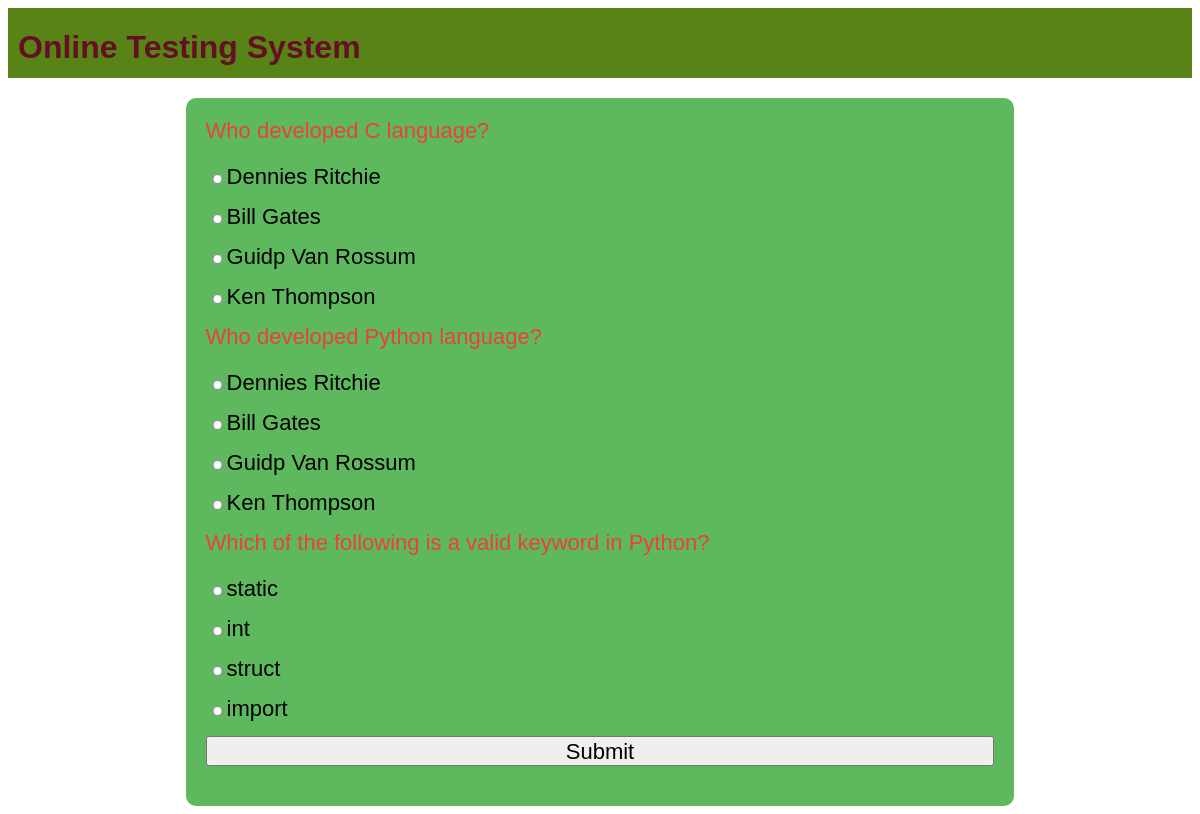
Page /ots/test-paper?n=3 on the committed database.
### ots/models.py (models this page shows)
class Question(models.Model):
    qid=models.BigAutoField(primary_key=True,auto_created=True)
    que=models.TextField()
    a=models.CharField(max_length=255)
    b=models.CharField(max_length=255)
    c=models.CharField(max_length=255)
    d=models.CharField(max_length=255)
    ans=models.CharField(max_length=2)

### ots/views.py (the view)
# urls.py: path('test-paper',testPaper,name='testPaper'),
def testPaper(request):
    if 'name' not in request.session.keys():
        res=HttpResponseRedirect("login")
    n=int(request.GET['n'])
    question_pool=list(Question.objects.all())
    random.shuffle(question_pool)
    questions_list=question_pool[:n]
    context={'questions':questions_list}
    res=render(request,'test_paper.html',context)
    return res

### ots/templates/test_paper.html (shortened to what this page needs)
{% extends 'main.html' %}
{% block content %}
<form action="{% url 'ots:calculateTest' %}" method="POST">
    {% for question in questions%}
    <div class="question">
        {{question.que}}
    </div>
    <div class="options"><input type="radio" name="q{{question.qid}}" value="a">{{question.a}}</div>
    <div class="options"><input type="radio" name="q{{question.qid}}" value="b">{{question.b}}</div>
    <div class="options"><input type="radio" name="q{{question.qid}}" value="c">{{question.c}}</div>
    <div class="options"><input type="radio" name="q{{question.qid}}" value="d">{{question.d}}</div>
    {% endfor%}
    <div><input type="submit" value="Submit"></div>
</form>
{%endblock %}

### ots/templates/main.html (shortened to what this page needs)
<!DOCTYPE html>
{% load static%}
<html lang="en">
<head>
    <link rel="stylesheet" href="{% static 'theme.css'%}">
    <link rel="stylesheet" href="{% static 'formstyle.css' %}">
    <link rel="stylesheet" href="{% static 'buttonstyle.css'%}">
</head>
<body>
    <div class="top">
        <div class="sitename"><h1>Online Testing System</h1></div>
    </div>
    <div class="content">
        {%block content%} {% endblock %}
    </div>
</body>
</html>

### ots/static/theme.css (style rules this page uses)
* { font-family: 'Gill Sans', 'Gill Sans MT', Calibri, 'Trebuchet MS', sans-serif; }
.top { height: 50px; background-color: #588317; margin-bottom: 20px; padding: 10px; }
.top div.sitename { display: inline-block; color: #641022; position: relative; top: -10px; }
.content { width: 70%; margin-left: auto; margin-right: auto; }

### ots/static/formstyle.css (style rules this page uses)
form { box-sizing: border-box; padding: 20px; border-radius: 10px; background-color: rgb(94, 184, 94); display: table; width: 100%; }
input { display: block; width: 100%; margin-bottom: 20px; height: 30px; font-size: 22px; }
.question { color: rgb(236, 63, 63); font-size: 22px; margin-bottom: 20px; }
.options { font-size: 22px; }
.options input { display: inline; width: fit-content; height: 10px; }

### rows in the picture
Question: que "Who developed C language?", a "Dennies Ritchie", b "Bill Gates", c "Guidp Van Rossum", d "Ken Thompson"
Question: que "Who developed Python language?", a "Dennies Ritchie", b "Bill Gates", c "Guidp Van Rossum", d "Ken Thompson"
Question: que "Which of the following is a valid keyword in Python?", a "static", b "int", c "struct", d "import"
